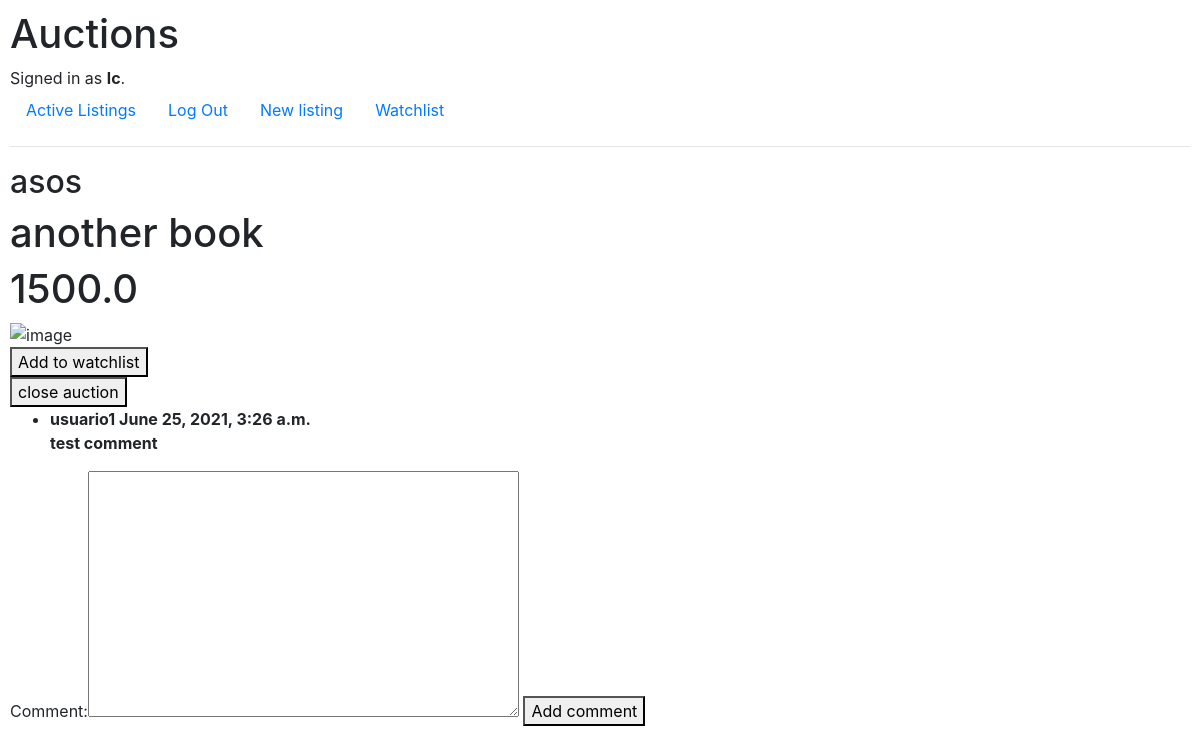
Screenshot of /listing/3 (signed in) with the database file from the repository.
### auctions/models.py (models this page shows, shortened)
class User(AbstractUser):
    pass

class Auction_listing(models.Model):
    title = models.CharField(max_length=20)
    author = models.ForeignKey(User, on_delete=models.CASCADE, related_name="author")
    description = models.CharField(max_length=100)
    starting_bid = models.FloatField()
    current_price = models.FloatField(null=True, blank=True)
    is_active = models.BooleanField(default=True)
    winner = models.ForeignKey(User, on_delete=models.CASCADE, null=True, blank=True, default=None)
    tag = models.CharField(max_length=10, null=True, blank=True, default='')
    image = models.URLField(blank=True, null=True)

class Comment(models.Model):
    author = models.ForeignKey(User, on_delete=models.CASCADE)
    auction_listing = models.ForeignKey(Auction_listing, related_name="comments", on_delete=models.CASCADE)
    body = models.TextField()
    date_added = models.DateTimeField(auto_now_add=True)

### auctions/views.py (the view)
# urls.py: path("listing/<int:pk>", Listing.as_view(), name="listing-detail"),
class Listing(DetailView):
    model = Auction_listing
    template_name = 'auctions/listing.html'
    context_object_name = 'listing'
    def get_context_data(self, **kwargs):
            context = super().get_context_data(**kwargs)
            context['watchlist'] = Watchlist.objects.get_or_create(author=self.request.user)
            context['usuario'] = self.request.user
            context['bid_form'] = BidForm
            context['comment_form'] = CommentForm
            context['current_price'] = Auction_listing.objects.get(pk=self.object.pk).current_price
            """
            bids = Bid.objects.filter(listing_id=self.object.pk)
            if len(bids) == 0:
                context['current_price'] = Auction_listing.objects.get(pk=self.object.pk).starting_bid
            else:
                context['current_price'] = bids.order_by('-amount')[0].amount
            """
            return context

### auctions/templates/auctions/listing.html (shortened to what this page needs)
{% extends "auctions/layout.html" %} {% block body %}
<h2>{{ listing.title }}</h2>
<h1>{{ listing.description }}</h1>
<h1>{{ current_price }}</h1>
<img src="{{ listing.image }}" alt="image" />
{% if listing not in watchlist.0.auction_listing.all %}
<form action="{% url 'add_watchlist' listing.pk %}" method="POST">
  <button class="button add" type="submit">Add to watchlist</button>
</form>
{% else %}
<form action="{% url 'remove_watchlist' listing.pk %}" method="POST">
  {% csrf_token %}
  <button class="button remove" type="submit">Remove from watchlist</button>
</form>
{% endif %}
{% if listing.is_active is True %}
  {% if listing.author == request.user %}
    <form action="{% url 'close_auction' listing.pk %}" method="POST">
      <button type="submit">close auction</button>
    </form>
  {% else %}
    <form action="{% url 'bid' listing.pk %}" method="POST">
      {% csrf_token %}
      {{ bid_form }}
      <button class="button remove" type="submit">Bid</button>
    </form>
  {% endif %}
{% endif %}
<ul>
  {% for comment in listing.comments.all %}
    <li>
      <strong>
          {{ comment.author }}
          {{ comment.date_added }}
      <br>
        {{ comment.body }}
      </strong>
    </li>
  {% endfor %}
</ul>
<form action="{% url 'comment' listing.pk %}" method="POST">
  {{ comment_form }}
  <button class="button remove" type="submit">Add comment</button>
</form>
{% endblock %}

### auctions/templates/auctions/layout.html (shortened to what this page needs)
{% load static %}
<!DOCTYPE html>
<html lang="en">
    <head>
        <link rel="stylesheet" href="https://stackpath.bootstrapcdn.com/bootstrap/4.4.1/css/bootstrap.min.css">
        <link href="{% static 'auctions/styles.css' %}" rel="stylesheet">
    </head>
    <body>
        <h1>Auctions</h1>
        <div>
            {% if user.is_authenticated %}
                Signed in as <strong>{{ user.username }}</strong>.
            {% else %}
                Not signed in.
            {% endif %}
        </div>
        <ul class="nav">
            <li class="nav-item">
                <a class="nav-link" href="{% url 'index' %}">Active Listings</a>
            </li>
            {% if user.is_authenticated %}
                <li class="nav-item">
                    <a class="nav-link" href="{% url 'logout' %}">Log Out</a>
                </li>
                <li class="nav-item">
                    <a class="nav-link" href="{% url 'new_listing' %}">New listing</a>
                </li>
                <li class="nav-item">
                    <a class="nav-link" href="{% url 'watchlist' pk=user.id %}">Watchlist</a>
                </li>
            {% endif %}
        </ul>
        <hr>
        {% block body %}
        {% endblock %}
    </body>
</html>

### auctions/static/auctions/styles.css (style rules this page uses)
body { padding: 10px; }

### rows the page displays
User: username "lc"
Auction_listing: title "asos", description "another book", current_price "1500.0"
Comment: author "usuario1", date_added "June 25, 2021, 3:26 a.m.", body "test comment"
